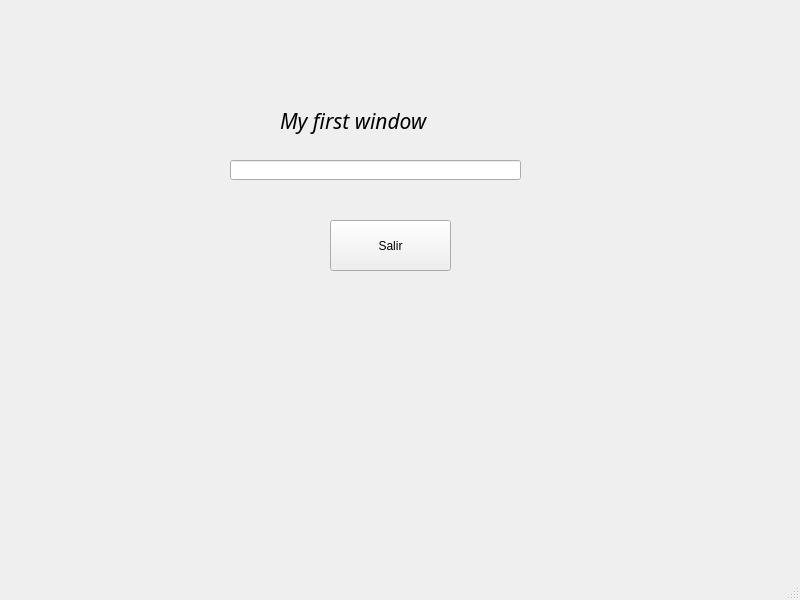
<?xml version="1.0" encoding="UTF-8"?>
<ui version="4.0">
 <class>MainWindow</class>
 <widget class="QMainWindow" name="MainWindow">
  <property name="geometry">
   <rect>
    <x>0</x>
    <y>0</y>
    <width>800</width>
    <height>600</height>
   </rect>
  </property>
  <property name="windowTitle">
   <string>MainWindow</string>
  </property>
  <widget class="QWidget" name="centralwidget">
   <widget class="QPushButton" name="btnSalir">
    <property name="geometry">
     <rect>
      <x>330</x>
      <y>220</y>
      <width>121</width>
      <height>51</height>
     </rect>
    </property>
    <property name="text">
     <string>Salir</string>
    </property>
   </widget>
   <widget class="QLineEdit" name="lineEdit">
    <property name="geometry">
     <rect>
      <x>230</x>
      <y>160</y>
      <width>291</width>
      <height>20</height>
     </rect>
    </property>
   </widget>
   <widget class="QLabel" name="label">
    <property name="geometry">
     <rect>
      <x>280</x>
      <y>90</y>
      <width>211</width>
      <height>61</height>
     </rect>
    </property>
    <property name="font">
     <font>
      <family>Miriam Mono CLM</family>
      <pointsize>16</pointsize>
      <italic>true</italic>
     </font>
    </property>
    <property name="cursor">
     <cursorShape>BlankCursor</cursorShape>
    </property>
    <property name="text">
     <string>My first window</string>
    </property>
   </widget>
  </widget>
  <widget class="QMenuBar" name="menubar">
   <property name="geometry">
    <rect>
     <x>0</x>
     <y>0</y>
     <width>800</width>
     <height>21</height>
    </rect>
   </property>
  </widget>
  <widget class="QStatusBar" name="statusbar"/>
 </widget>
 <resources/>
 <connections/>
</ui>
